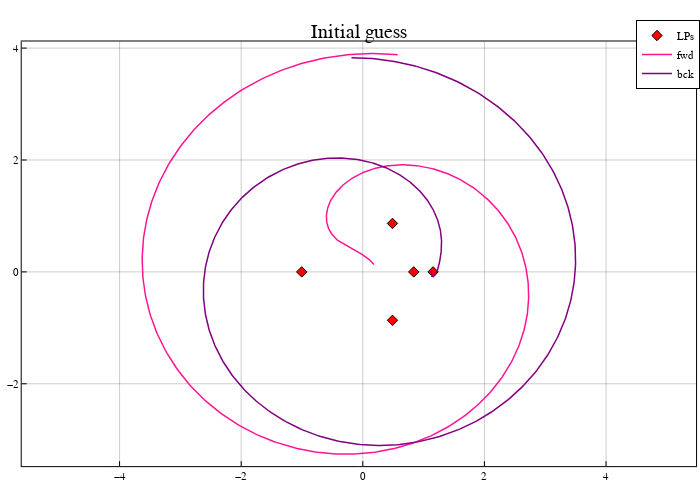

Notebook cell for this chart:
### Code cell
pcart = plot(size=(700,500), frame_style=:box, aspect_ratio=:equal, grid=0.4)
scatter!(pcart, lps[:,1], lps[:,2], marker=:diamond, color=:red, label="LPs")
# trajectory
plot!(pcart, Array(sol_fwd)[1,:], Array(sol_fwd)[2,:], color=:deeppink, linewidth=1.5, label="fwd")
plot!(pcart, Array(sol_bck)[1,:], Array(sol_bck)[2,:], color=:purple, linewidth=1.5, label="bck")
plot!(pcart; title="Initial guess")
pcart

### Figure 1 — Plotly figure (JSON) as saved in the notebook; plotly's stock layout.template omitted (floating-point values rounded to 4 significant figures; data arrays with more than 128 entries replaced by an {"elided": "..."} marker saying what was removed)
{"data": [{"colorbar": {"title": ""}, "legendgroup": "LPs", "marker": {"color": "rgba(255, 0, 0, 1.000)", "line": {"color": "rgba(0, 0, 0, 1.000)", "width": 1}, "size": 8, "symbol": "diamond"}, "mode": "markers", "name": "LPs", "showlegend": true, "type": "scatter", "x": [0.8369, 1.156, -1.005, 0.4878, 0.4878], "xaxis": "x", "y": [0, 0, 0, 0.866, -0.866], "yaxis": "y", "zmax": null, "zmin": null}, {"colorbar": {"title": ""}, "legendgroup": "fwd", "line": {"color": "rgba(255, 20, 147, 1.000)", "dash": "solid", "shape": "linear", "width": 1.5}, "mode": "lines", "name": "fwd", "showlegend": true, "type": "scatter", "x": {"elided": "786 float values"}, "xaxis": "x", "y": {"elided": "786 float values"}, "yaxis": "y", "zmax": null, "zmin": null}, {"colorbar": {"title": ""}, "legendgroup": "bck", "line": {"color": "rgba(128, 0, 128, 1.000)", "dash": "solid", "shape": "linear", "width": 1.5}, "mode": "lines", "name": "bck", "showlegend": true, "type": "scatter", "x": {"elided": "870 float values"}, "xaxis": "x", "y": {"elided": "870 float values"}, "yaxis": "y", "zmax": null, "zmin": null}], "layout": {"annotations": [{"font": {"color": "rgba(0, 0, 0, 1.000)", "family": "sans-serif", "size": 20}, "rotation": 0, "showarrow": false, "text": "Initial guess", "x": 0.5127, "xanchor": "center", "xref": "paper", "y": 1, "yanchor": "top", "yref": "paper"}], "height": 500, "legend": {"bgcolor": "rgba(255, 255, 255, 1.000)", "bordercolor": "rgba(0, 0, 0, 1.000)", "borderwidth": 1, "font": {"color": "rgba(0, 0, 0, 1.000)", "family": "sans-serif", "size": 11}, "title": {"font": {"color": "rgba(0, 0, 0, 1.000)", "family": "sans-serif", "size": 15}, "text": ""}, "tracegroupgap": 0, "traceorder": "normal", "x": 1, "xanchor": "auto", "y": 1, "yanchor": "auto"}, "margin": {"b": 20, "l": 0, "r": 0, "t": 20}, "paper_bgcolor": "rgba(255, 255, 255, 1.000)", "plot_bgcolor": "rgba(255, 255, 255, 1.000)", "showlegend": true, "width": 700, "xaxis": {"anchor": "y", "domain": [0.03102, 0.9944], "gridcolor": "rgba(0, 0, 0, 0.400)", "gridwidth": 0.5, "linecolor": "rgba(0, 0, 0, 1.000)", "mirror": true, "range": [-5.609, 5.48], "showgrid": true, "showline": true, "showticklabels": true, "tickangle": 0, "tickcolor": "rgb(0, 0, 0)", "tickfont": {"color": "rgba(0, 0, 0, 1.000)", "family": "sans-serif", "size": 11}, "tickmode": "array", "ticks": "inside", "ticktext": ["−4", "−2", "0", "2", "4"], "tickvals": [-4, -2, 0, 2, 4], "title": "", "titlefont": {"color": "rgba(0, 0, 0, 1.000)", "family": "sans-serif", "size": 15}, "type": "-", "visible": true, "zeroline": false, "zerolinecolor": "rgba(0, 0, 0, 1.000)"}, "yaxis": {"anchor": "x", "domain": [0.0301, 0.9532], "gridcolor": "rgba(0, 0, 0, 0.400)", "gridwidth": 0.5, "linecolor": "rgba(0, 0, 0, 1.000)", "mirror": true, "range": [-3.473, 4.118], "showgrid": true, "showline": true, "showticklabels": true, "tickangle": 0, "tickcolor": "rgb(0, 0, 0)", "tickfont": {"color": "rgba(0, 0, 0, 1.000)", "family": "sans-serif", "size": 11}, "tickmode": "array", "ticks": "inside", "ticktext": ["−2", "0", "2", "4"], "tickvals": [-2, 0, 2, 4], "title": "", "titlefont": {"color": "rgba(0, 0, 0, 1.000)", "family": "sans-serif", "size": 15}, "type": "-", "visible": true, "zeroline": false, "zerolinecolor": "rgba(0, 0, 0, 1.000)"}}}
